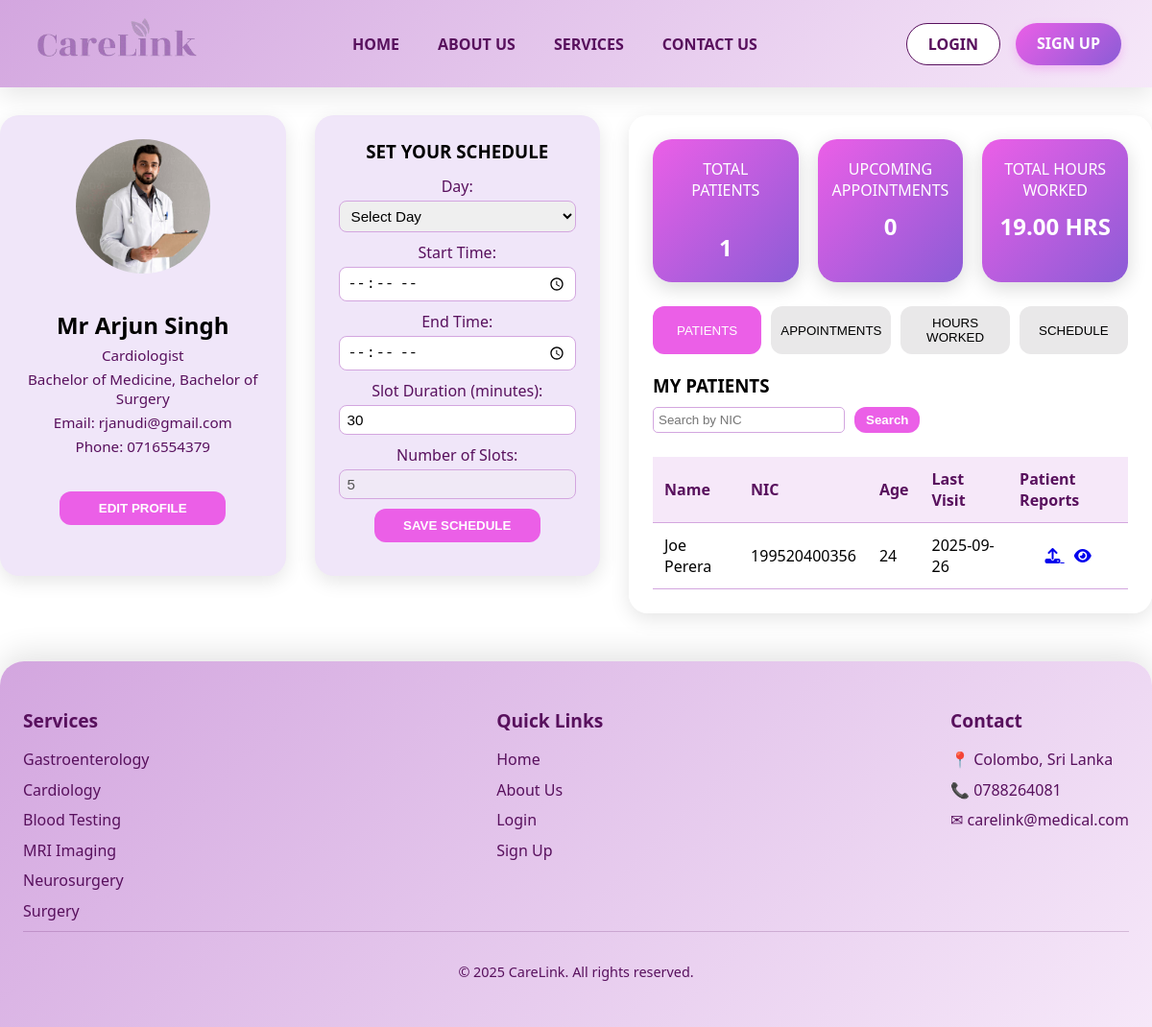
Page /php/DoctorDashboard.php (signed in) on the committed database.
### tables this page shows
CREATE TABLE `doctors` (
  `Doctor ID` int(11) NOT NULL,
  `Title` varchar(10) NOT NULL,
  `First Name` varchar(200) NOT NULL,
  `Last Name` varchar(200) NOT NULL,
  `NIC` varchar(20) NOT NULL,
  `Facility Name` varchar(300) NOT NULL,
  `License Number` int(50) NOT NULL,
  `Specialization` varchar(300) NOT NULL,
  `Experience` int(11) NOT NULL,
  `Qualifications` varchar(1000) NOT NULL,
  `Phone Number` varchar(10) NOT NULL,
  `Email Address` varchar(200) NOT NULL,
  `Password` varchar(300) NOT NULL,
  `Profile Image` varchar(255) DEFAULT NULL
);

### php/DoctorDashboard.php (the view, shortened to what this page needs)
<?php
include '../HTML/DoctorSchedule.php';
$doctor_id = $_SESSION['doctor_id'] ?? null;
$sql = "SELECT `Title`, `First Name`, `Last Name`, `Specialization`, `Qualifications`, `Phone Number`, `Email Address`, `Profile Image`
        FROM doctors
        WHERE `Doctor ID` = ? LIMIT 1";
$stmt = $conn->prepare($sql);
$stmt->bind_param("i", $doctor_id);
$stmt->execute();
$result = $stmt->get_result();
if ($result->num_rows > 0) {
    $doctor = $result->fetch_assoc();
    $profileImg = !empty($doctor['Profile Image']) ? '../' . $doctor['Profile Image'] : '';
} else {
    echo "Doctor details not found!";
    exit;
}
$search_nic = $_GET['search_nic'] ?? '';
$patients_sql = "
    SELECT p.`First Name`, p.`Last Name`, p.NIC, p.`Date of Birth`, MAX(a.`Date`) AS last_visit
    FROM appointments a
    JOIN patients p ON a.`PatientID` = p.`PatientID`
    WHERE a.`DoctorID` = ?
";
$patients_sql .= " GROUP BY p.`PatientID` ORDER BY last_visit DESC";
$patients_stmt = $conn->prepare($patients_sql);
if (!empty($search_nic)) {
    $search_param = "%" . $search_nic . "%";
    $patients_stmt->bind_param("is", $doctor_id, $search_param);
} else {
    $patients_stmt->bind_param("i", $doctor_id);
}
$patients_stmt->execute();
$patients_result = $patients_stmt->get_result();
$patients = [];
while ($row = $patients_result->fetch_assoc()) {
    $dob = new DateTime($row['Date of Birth']);
    $today = new DateTime();
    $age = $today->diff($dob)->y;
    $patients[] = [
        'name' => $row['First Name'] . ' ' . $row['Last Name'],
        'nic' => $row['NIC'],
        'age' => $age,
        'last_visit' => $row['last_visit']
    ];
}
$upcoming_sql = "
    SELECT COUNT(*) AS upcoming_count
    FROM appointments
    WHERE `DoctorID` = ?
      AND `Date` >= CURDATE()
";
$upcoming_stmt = $conn->prepare($upcoming_sql);
$upcoming_stmt->bind_param("i", $doctor_id);
$upcoming_stmt->execute();
$upcoming_result = $upcoming_stmt->get_result();
$upcoming_count = 0;
if ($row = $upcoming_result->fetch_assoc()) {
    $upcoming_count = $row['upcoming_count'];
}
$week_hours = [
    'Monday' => 0,
    'Tuesday' => 0,
    'Wednesday' => 0,
    'Thursday' => 0,
    'Friday' => 0,
    'Saturday' => 0,
    'Sunday' => 0
];
$schedule_sql = "
    SELECT `Day`, `Start Time`, `End Time`
    FROM doctor_schedule
    WHERE `Doctor ID` = ?
";
$stmt = $conn->prepare($schedule_sql);
$stmt->bind_param("i", $doctor_id);
$stmt->execute();
$result = $stmt->get_result();
while($row = $result->fetch_assoc()) {
    $day = $row['Day'];
    $start = strtotime($row['Start Time']);
	$end = strtotime($row['End Time']);
	$minutes = ($end - $start) / 60;
    if(isset($week_hours[$day])) {
        $week_hours[$day] += round($minutes / 60, 2);
    }
}
$total_hours_week = array_sum($week_hours);
?>
<!DOCTYPE html>
<html lang="en">
<head>
<link rel="stylesheet" href="../CSS/header.css">
<link rel="stylesheet" href="../CSS/footer.css">
<link rel="stylesheet" href="../CSS/DoctorDashboard.css">
<link rel="stylesheet" href="https://cdnjs.cloudflare.com/ajax/libs/font-awesome/6.5.0/css/all.min.css">
</head>
<body>
<?php include '../HTML/Header.php'; ?>
<main class="dashboard-container">
  <aside class="profile-card">
    <div id="profileView">
      <div class="profile-img-container">
        <?php if($profileImg): ?>
          <img src="<?php echo $profileImg; ?>" alt="Doctor Photo" class="profile-img" id="profilePreviewView">
        <?php else: ?>
          <div class="default-avatar" id="profilePreviewView">
            <?php echo strtoupper($doctor['First Name'][0] . $doctor['Last Name'][0]); ?>
          </div>
        <?php endif; ?>
      </div>
      <br>
      <h2 id="doctorName"><?php echo $doctor['Title'] . ' ' . $doctor['First Name'] . ' ' . $doctor['Last Name']; ?></h2>
      <p id="doctorSpec"><?php echo $doctor['Specialization']; ?></p>
      <p id="doctorQual"><?php echo $doctor['Qualifications']; ?></p>
      <p id="doctorEmail">Email: <?php echo $doctor['Email Address']; ?></p>
      <p id="doctorPhone">Phone: <?php echo $doctor['Phone Number']; ?></p>
      <br>
      <button type="button" id="editProfileBtn" class="edit-profile-btn">EDIT PROFILE</button>
    </div>
  </aside>
	<aside class="profile-card schedule-card">
	  <h3>SET YOUR SCHEDULE</h3>
	  <form action="../HTML/DoctorSchedule.php" method="POST" id="scheduleForm">
		<label for="day">Day:</label>
		<select name="day" id="day" required>
		  <option value="">Select Day</option>
		</select>
		<label for="start_time">Start Time:</label>
		<input type="time" name="start_time" id="start_time" required>
		<label for="end_time">End Time:</label>
		<input type="time" name="end_time" id="end_time" required>
		<label for="slot_duration">Slot Duration (minutes):</label>
		<input type="number" name="slot_duration" id="slot_duration" min="5" max="120" value="30" required>
		<label for="num_slots">Number of Slots:</label>
		<input type="number" id="num_slots" value="5" disabled>
		<button type="submit" class="edit-profile-btn">SAVE SCHEDULE</button>
	  </form>
	</aside>
    <section class="dashboard-main">
      <div class="stats-cards">
        <div class="stat-card">
		  <h4>TOTAL PATIENTS</h4>
		  <br>
		  <p><?= count($patients) ?></p>
		</div>
        <div class="stat-card">
		  <h4>UPCOMING APPOINTMENTS</h4>
		  <p><?= $upcoming_count ?></p>
		</div>
        <div class="stat-card">
		  <h4>TOTAL HOURS WORKED</h4>
		  <p><?= number_format($total_hours_week, 2) ?> HRS</p>
		</div>
      </div>
      <div class="tabs">
        <button class="tab-btn active" data-tab="patients">PATIENTS</button>
        <button class="tab-btn" data-tab="appointments">APPOINTMENTS</button>
        <button class="tab-btn" data-tab="hours-worked">HOURS WORKED</button>
		<button class="tab-btn" data-tab="manage-schedule">SCHEDULE</button>
      </div>
      <div id="patients" class="tab-content active">
        <h3>MY PATIENTS</h3>
		<form method="GET" action="" style="margin-bottom:15px; display:flex; justify-content:flex-end; gap:5px; align-items:center;">
		  <input type="text" name="search_nic" placeholder="Search by NIC" value="<?= htmlspecialchars($_GET['search_nic'] ?? '') ?>" style="padding:5px; border-radius:5px; border:1px solid #d3a6df; width:200px;">
		  <button type="submit" class="edit-profile-btn" style="width:auto; padding:6px 12px; margin-left: 5px;">Search</button>
		</form>
        <table>
          <thead>
            <tr>
              <th>Name</th>
              <th>NIC</th>
              <th>Age</th>
              <th>Last Visit</th>
			  <th>Patient Reports</th>
            </tr>
          </thead>
          <tbody>
			<?php if(!empty($patients)): ?>
				<?php foreach($patients as $p): ?>
					<tr>
						<td><?= htmlspecialchars($p['name']) ?></td>
						<td><?= htmlspecialchars($p['nic']) ?></td>
						<td><?= $p['age'] ?></td>
						<td><?= $p['last_visit'] ?></td>
						<td style="text-align:center;">
						  <a href="../HTML/MedicalReport.php?nic=<?= urlencode($p['nic']) ?>" class="action-btn add-report-btn" title="Add Report">
							<i class="fa fa-upload" aria-hidden="true"></i>
						  </a>
						  <a href="../HTML/ViewMedicalReports.php?nic=<?= urlencode($p['nic']) ?>" class="action-btn view-records-btn" title="View Records" style = "margin-left: 10px;">
							<i class="fa fa-eye" aria-hidden="true"></i>
						</a>
						</td>
					</tr>
				<?php endforeach; ?>
			<?php else: ?>
				<tr><td colspan="4" style="text-align:center;">No patients found</td></tr>
			<?php endif; ?>
			</tbody>
        </table>
      </div>
    </section>
  </main>
  <?php include '../HTML/Footer.php'; ?>
</body>
</html>

### php/Header.php (shortened to what this page needs)
<!DOCTYPE html>
<html lang="en">
<head>
  <link rel="stylesheet" href="../CSS/header.css">
</head>
<body>
  <header class="header">
    <div class="nav-container">
      <div class="logo">
        <img src="../IMAGES/logo.png" alt="CareLink Logo" class="logo-img">
      </div>
      <ul class="nav-menu">
        <li><a href="CARELINK.html">HOME</a></li>
        <li><a href="About2.html">ABOUT US</a></li>
        <li class="dropdown">
          <a href="#">SERVICES</a>
        </li>
        <li><a href="contact.html">CONTACT US</a></li>
      </ul>
      <div class="auth-buttons">
        <a href="login.html" class="login-btn">LOGIN</a>
        <a href="signup.html" class="signup-btn">SIGN UP</a>
      </div>
    </div>
  </header>
</body>
</html>

### php/Footer.php (shortened to what this page needs)
<!DOCTYPE html>
<html lang="en">
<head>
  <link rel="stylesheet" href="../CSS/footer.css">
</head>
<body>
  <footer class="footer">
    <div class="footer-container">
      <div class="footer-section">
        <h3>Services</h3>
        <a href="#">Gastroenterology</a>
        <a href="#">Cardiology</a>
        <a href="#">Blood Testing</a>
        <a href="#">MRI Imaging</a>
        <a href="#">Neurosurgery</a>
        <a href="#">Surgery</a>
      </div>
      <div class="footer-section">
        <h3>Quick Links</h3>
        <a href="CARELINK.html">Home</a>
        <a href="About2.html">About Us</a>
        <a href="login.html">Login</a>
        <a href="signup.html">Sign Up</a>
      </div>
      <div class="footer-section">
        <h3>Contact</h3>
        <a href="#">📍 Colombo, Sri Lanka</a>
        <a href="tel:+94788264081">📞 0788264081</a>
        <a href="mailto:carelink@medical.com">✉ carelink@medical.com</a>
      </div>
    </div>
    <div class="footer-bottom">
      <p>&copy; 2025 CareLink. All rights reserved.</p>
    </div>
  </footer>
</body>
</html>

### css/header.css (style rules this page uses)
* { margin: 0; padding: 0; box-sizing: border-box; }
body { font-family: 'Segoe UI', Tahoma, Geneva, Verdana, sans-serif; }
.header { width: 100%; position: fixed; top: 0; z-index: 1000; background: linear-gradient(135deg, #d3a6df, #f6e8f9); box-shadow: 0 8px 25px rgba(0,0,0,0.1); transition: all 0.3s ease; }
.nav-container { max-width: 1200px; margin: 0 auto; padding: 0.8rem 2rem; display: flex; align-items: center; justify-content: space-between; }
.logo-img { width: 180px; object-fit: contain; transition: transform 0.3s ease; }
.nav-menu { display: flex; list-style: none; gap: 2.5rem; }
.nav-menu a { text-decoration: none; color: #58105d; font-weight: 600; position: relative; transition: all 0.3s ease; }
.nav-menu a::after { content: ''; position: absolute; width: 0; height: 3px; bottom: -5px; left: 50%; background: #eb5fe7; transition: all 0.3s ease; transform: translateX(-50%); border-radius: 2px; }
.dropdown { position: relative; }
.auth-buttons { display: flex; gap: 1rem; }
.login-btn, .signup-btn { padding: 10px 22px; border-radius: 25px; font-weight: 600; cursor: pointer; text-decoration: none; transition: all 0.3s ease; border: none; }
.login-btn { background: #fff; color: #58105d; border: 1px solid #58105d; }
.signup-btn { background: linear-gradient(135deg, #eb5fe7, #8b5cd6); color: #fff; box-shadow: 0 4px 10px rgba(235,95,231,0.3); }

### css/footer.css (style rules this page uses)
.footer { background: linear-gradient(135deg, #d3a6df, #f6e8f9); color: #58105d; padding: 3rem 1.5rem; border-top-left-radius: 25px; border-top-right-radius: 25px; box-shadow: 0 -10px 30px rgba(0,0,0,0.1); font-family: 'Segoe UI', Tahoma, Geneva, Verdana, sans-serif; margin-top: auto; }
.footer-container { display: flex; justify-content: space-between; flex-wrap: wrap; max-width: 1200px; margin: 0 auto; gap: 2rem; }
.footer-section h3 { font-size: 1.2rem; font-weight: 700; margin-bottom: 1rem; color: #58105d; }
.footer-section a { display: block; margin-bottom: 0.6rem; color: #58105d; text-decoration: none; font-weight: 500; transition: all 0.3s ease; position: relative; }
.footer-section a::after { content: ''; position: absolute; width: 0%; height: 2px; bottom: 0; left: 0; background: #eb5fe7; transition: 0.3s; }
.footer-bottom { text-align: center; padding-top: 2rem; border-top: 1px solid rgba(88,16,93,0.2); color: #58105d; font-size: 0.9rem; }

### rows in the picture
doctors: Profile Image (picture), Title "Mr", First Name "Arjun", Last Name "Singh", Specialization "Cardiologist", Qualifications "Bachelor of Medicine, Bachelor of Surgery", Email Address "rjanudi@gmail.com", Phone Number "0716554379"

### other values in the picture
count($patients) "1"
$upcoming_count "0"
$total_hours_week "19.00"
$p['name'] "Joe Perera"
$p['nic'] "199520400356"
$p['age'] "24"
$p['last_visit'] "2025-09-26"
